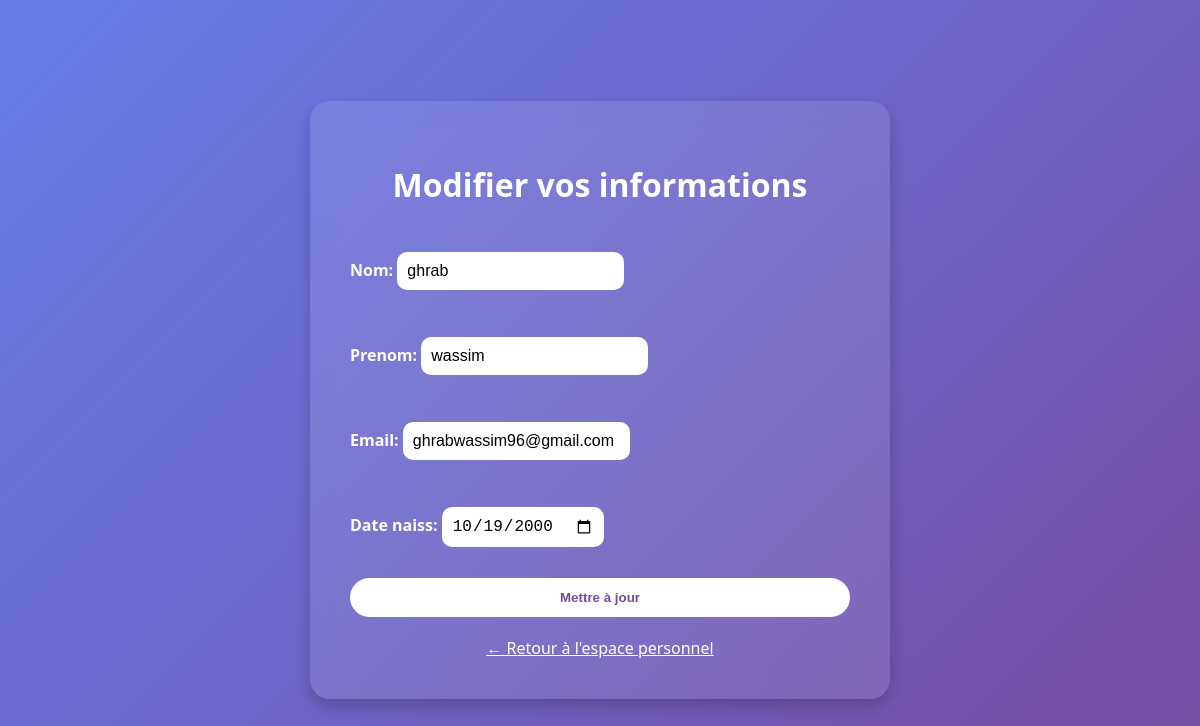
Before: /benvoplanify/modifier-benevole/ (signed in) with the older database file.
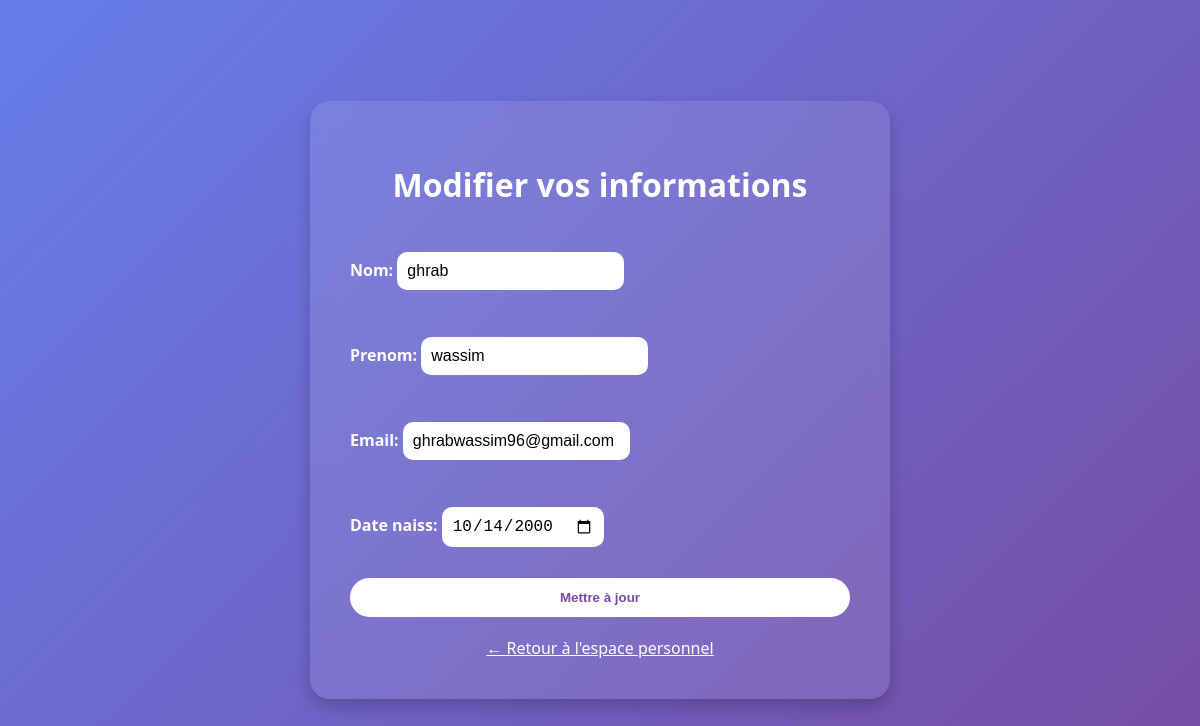
After: the same page with the newer database file.
### benvoplanify/models.py (models this page shows, shortened)
class Benevole(models.Model):
    user = models.OneToOneField(settings.AUTH_USER_MODEL, on_delete=models.CASCADE)
    nom = models.CharField(max_length=50)
    prenom = models.CharField(max_length=50)
    email = models.EmailField(unique=True)
    date_naiss = models.DateField()

### benvoplanify/views.py (the view)
# urls.py: path('modifier-benevole/',views.modif_benev, name='modif_benev'),
@login_required
def modif_benev(request):
    user = request.user
    benevole = get_object_or_404(Benevole, user=user)
    if request.method == 'POST':
        form = BenevoleForm(request.POST, instance=benevole)
        if form.is_valid():
            form.save()
            return redirect('espace_perso')
    else:
        form = BenevoleForm(instance=benevole)
    return render(request, 'benvoplanify/modif_benev.html', {'form': form})

### benvoplanify/forms.py
class BenevoleForm(forms.ModelForm):
    class Meta:
        model = Benevole
        fields = ['nom', 'prenom', 'email', 'date_naiss']
        widgets = {
            'date_naiss': forms.DateInput(attrs={'type': 'date'}),
        }

### benvoplanify/templates/benvoplanify/modif_benev.html (shortened to what this page needs)
<!DOCTYPE html>
<html lang="fr">
<head>
</head>
<body>
    <div class="container">
        <h1>Modifier vos informations</h1>
        <form method="post">
            {{ form.as_p }}
            <button type="submit">Mettre à jour</button>
        </form>
        <a href="{% url 'espace_perso' %}" class="back-link">← Retour à l'espace personnel</a>
    </div>
</body>
</html>

Changed rows visible on the page:
changed Benevole "ghrab": date_naiss "10/19/2000" → "10/14/2000"
